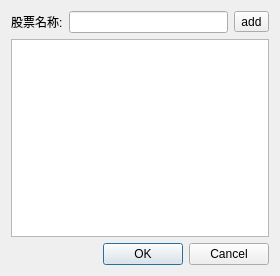
<?xml version="1.0" encoding="UTF-8"?>
<ui version="4.0">
 <class>Dialog</class>
 <widget class="QDialog" name="Dialog">
  <property name="geometry">
   <rect>
    <x>0</x>
    <y>0</y>
    <width>280</width>
    <height>276</height>
   </rect>
  </property>
  <property name="sizePolicy">
   <sizepolicy hsizetype="Fixed" vsizetype="Fixed">
    <horstretch>0</horstretch>
    <verstretch>0</verstretch>
   </sizepolicy>
  </property>
  <property name="minimumSize">
   <size>
    <width>280</width>
    <height>276</height>
   </size>
  </property>
  <property name="maximumSize">
   <size>
    <width>280</width>
    <height>276</height>
   </size>
  </property>
  <property name="windowTitle">
   <string>Dialog</string>
  </property>
  <property name="windowIcon">
   <iconset>
    <normaloff>../../../../.designer/backup/stock.png</normaloff>../../../../.designer/backup/stock.png</iconset>
  </property>
  <layout class="QGridLayout" name="gridLayout">
   <item row="0" column="0">
    <layout class="QHBoxLayout" name="horizontalLayout">
     <item>
      <widget class="QLabel" name="label">
       <property name="text">
        <string>股票名称:</string>
       </property>
      </widget>
     </item>
     <item>
      <widget class="QLineEdit" name="stock_input"/>
     </item>
     <item>
      <widget class="QToolButton" name="add_btn">
       <property name="text">
        <string>add</string>
       </property>
      </widget>
     </item>
    </layout>
   </item>
   <item row="1" column="0">
    <widget class="QListWidget" name="stock_list"/>
   </item>
   <item row="2" column="0">
    <widget class="QDialogButtonBox" name="btn_box">
     <property name="orientation">
      <enum>Qt::Horizontal</enum>
     </property>
     <property name="standardButtons">
      <set>QDialogButtonBox::Cancel|QDialogButtonBox::Ok</set>
     </property>
    </widget>
   </item>
  </layout>
 </widget>
 <resources/>
 <connections>
  <connection>
   <sender>btn_box</sender>
   <signal>accepted()</signal>
   <receiver>Dialog</receiver>
   <slot>accept()</slot>
   <hints>
    <hint type="sourcelabel">
     <x>248</x>
     <y>254</y>
    </hint>
    <hint type="destinationlabel">
     <x>157</x>
     <y>274</y>
    </hint>
   </hints>
  </connection>
  <connection>
   <sender>btn_box</sender>
   <signal>rejected()</signal>
   <receiver>Dialog</receiver>
   <slot>reject()</slot>
   <hints>
    <hint type="sourcelabel">
     <x>316</x>
     <y>260</y>
    </hint>
    <hint type="destinationlabel">
     <x>286</x>
     <y>274</y>
    </hint>
   </hints>
  </connection>
 </connections>
</ui>
